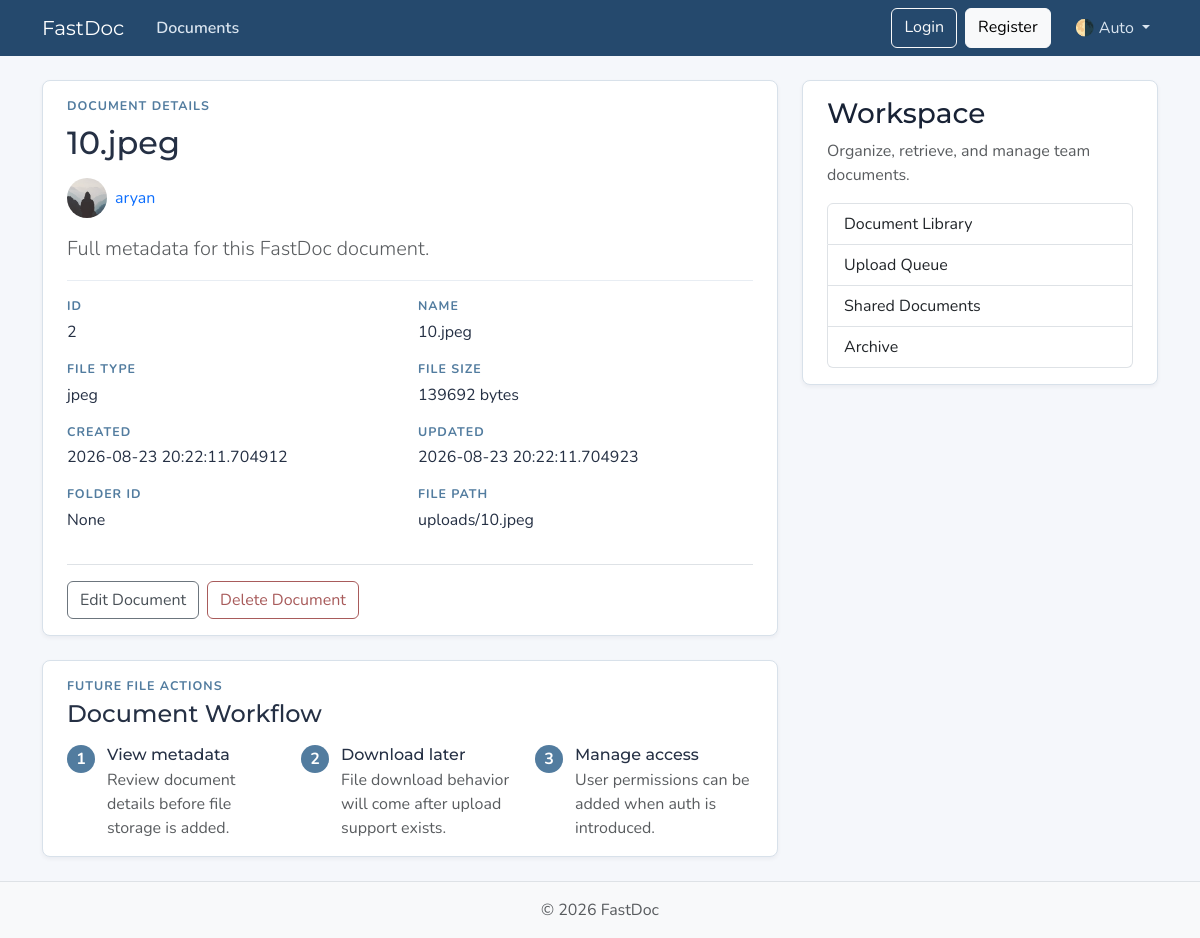
The app's page /documents/2, older data.
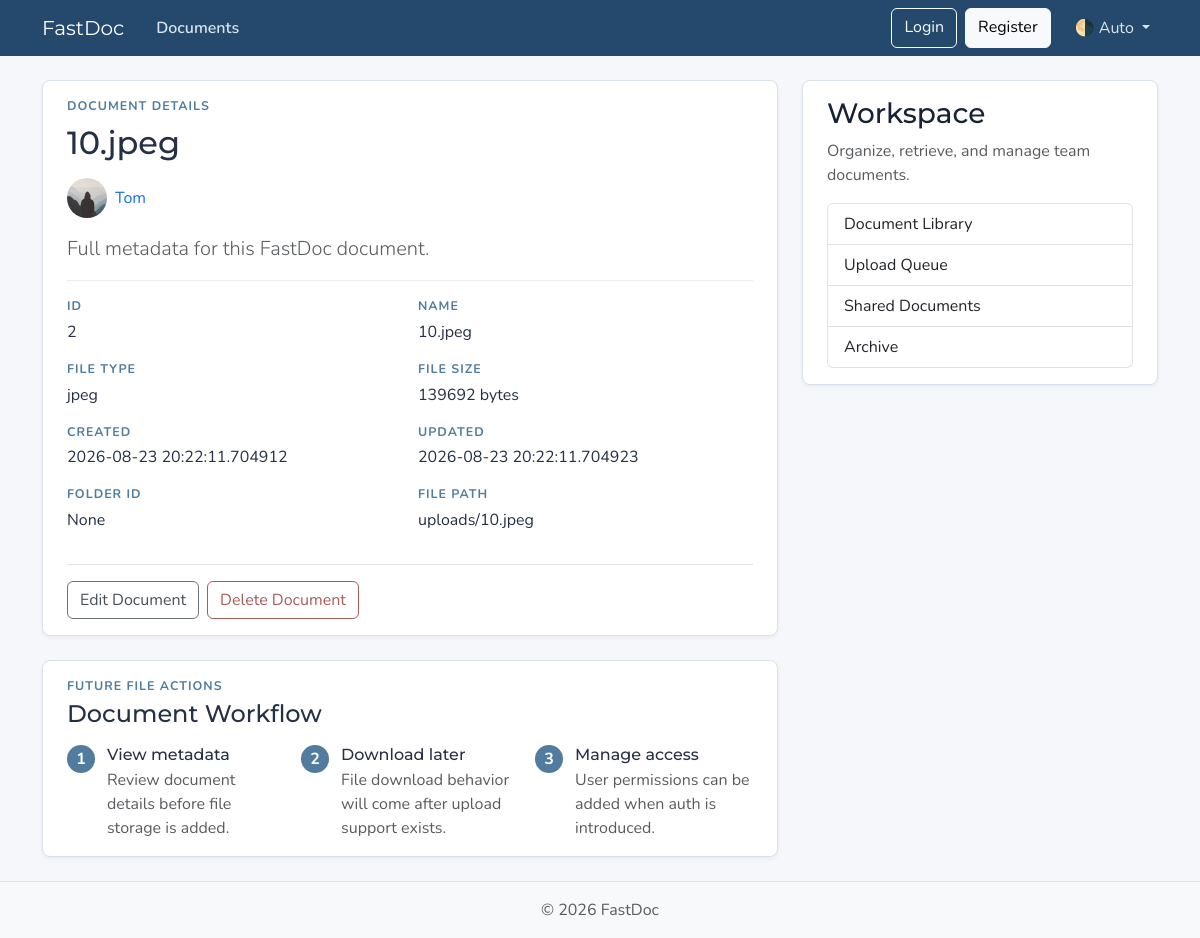
The same page, newer data.
### models.py (models this page shows, shortened)
class User(Base):
    __tablename__ = "users"
    id: Mapped[int] = mapped_column(Integer, primary_key=True, index=True)
    username: Mapped[str] = mapped_column(String(50), unique=True, nullable=False)
    email: Mapped[str] = mapped_column(String(120), unique=True, nullable=False)
    image_file: Mapped[str | None] = mapped_column(
        String(200),
        nullable=True,
        default=None,
    )
    documents: Mapped[list[Document]] = relationship(back_populates="owner",cascade= "all, delete-orphan",)

### main.py (the view)
@app.get("/documents/{doc_id}", include_in_schema=False)
async def doc_page(
    request: Request, doc_id: int, db: Annotated[AsyncSession, Depends(get_db)]
):
    result = await db.execute(
        select(models.Document)
        .options(selectinload(models.Document.owner))
        .where(models.Document.id == doc_id)
    )
    document = result.scalars().first()
    if document:
        title = document.name[:50]
        return templates.TemplateResponse(
            request,
            "doc.html",
            {
                "document": document,
                "title": title,
            },
        )
    raise HTTPException(
        status_code=status.HTTP_404_NOT_FOUND,
        detail="Document not found",
    )

### templates/doc.html (shortened to what this page needs)
{% extends "layout.html" %}
{% block content %}
  <article class="content-section py-3 px-4 mb-4">
    <div class="mb-3">
      <p class="section-kicker mb-2">Document Details</p>
      <h1 class="h2 mb-3">{{ document.name }}</h1>
      <div class="d-flex align-items-center gap-2 mb-3">
        <img class="rounded-circle document-owner-img"
             src="{{ document.owner.image_path }}"
             alt="{{ document.owner.username }}'s profile picture"
             width="40"
             height="40"
             loading="lazy">
        <a class="document-owner-link"
           href="{{ url_for("user_documents", user_id=document.owner.id) }}">{{ document.owner.username }}</a>
      </div>
      <p class="lead text-body-secondary mb-0">Full metadata for this FastDoc document.</p>
    </div>
    <div class="document-list mb-3">
      <div class="document-item py-3">
        <div class="row g-3">
          <div class="col-md-6">
            <p class="section-kicker mb-1">ID</p>
            <p class="mb-0">{{ document.id }}</p>
          </div>
          <div class="col-md-6">
            <p class="section-kicker mb-1">Name</p>
            <p class="mb-0">{{ document.name }}</p>
          </div>
          <div class="col-md-6">
            <p class="section-kicker mb-1">File Type</p>
            <p class="mb-0">{{ document.file_type }}</p>
          </div>
          <div class="col-md-6">
            <p class="section-kicker mb-1">File Size</p>
            <p class="mb-0">{{ document.file_size }} bytes</p>
          </div>
          <div class="col-md-6">
            <p class="section-kicker mb-1">Created</p>
            <p class="mb-0">{{ document.date_created }}</p>
          </div>
          <div class="col-md-6">
            <p class="section-kicker mb-1">Updated</p>
            <p class="mb-0">{{ document.date_updated }}</p>
          </div>
          <div class="col-md-6">
            <p class="section-kicker mb-1">Folder ID</p>
            <p class="mb-0">{{ document.folder_id if document.folder_id else "None" }}</p>
          </div>
          <div class="col-md-6">
            <p class="section-kicker mb-1">File Path</p>
            <p class="mb-0">{{ document.file_path }}</p>
          </div>
        </div>
      </div>
    </div>
    <div class="document-actions d-flex flex-wrap gap-2 mt-3 pt-3 border-top">
      <a class="btn btn-outline-secondary" href="#">Edit Document</a>
      <button type="button"
              class="btn btn-outline-danger"
              data-bs-toggle="modal"
              data-bs-target="#deleteModal">Delete Document</button>
    </div>
  </article>
  <section class="content-section py-3 px-4 mb-4">
    <p class="section-kicker mb-1">Future File Actions</p>
    <h2 class="h4 mb-3">Document Workflow</h2>
    <div class="row g-3">
      <div class="col-md-4">
        <div class="workflow-step">
          <span class="workflow-number">1</span>
          <div>
            <h3 class="h6 mb-1">View metadata</h3>
            <p class="text-body-secondary mb-0">Review document details before file storage is added.</p>
          </div>
        </div>
      </div>
      <div class="col-md-4">
        <div class="workflow-step">
          <span class="workflow-number">2</span>
          <div>
            <h3 class="h6 mb-1">Download later</h3>
            <p class="text-body-secondary mb-0">File download behavior will come after upload support exists.</p>
          </div>
        </div>
      </div>
      <div class="col-md-4">
        <div class="workflow-step">
          <span class="workflow-number">3</span>
          <div>
            <h3 class="h6 mb-1">Manage access</h3>
            <p class="text-body-secondary mb-0">User permissions can be added when auth is introduced.</p>
          </div>
        </div>
      </div>
    </div>
  </section>
{% endblock content %}

Row changes from the older to the newer data that the page shows:
changed User: owner.username "aryan" → "Tom"
